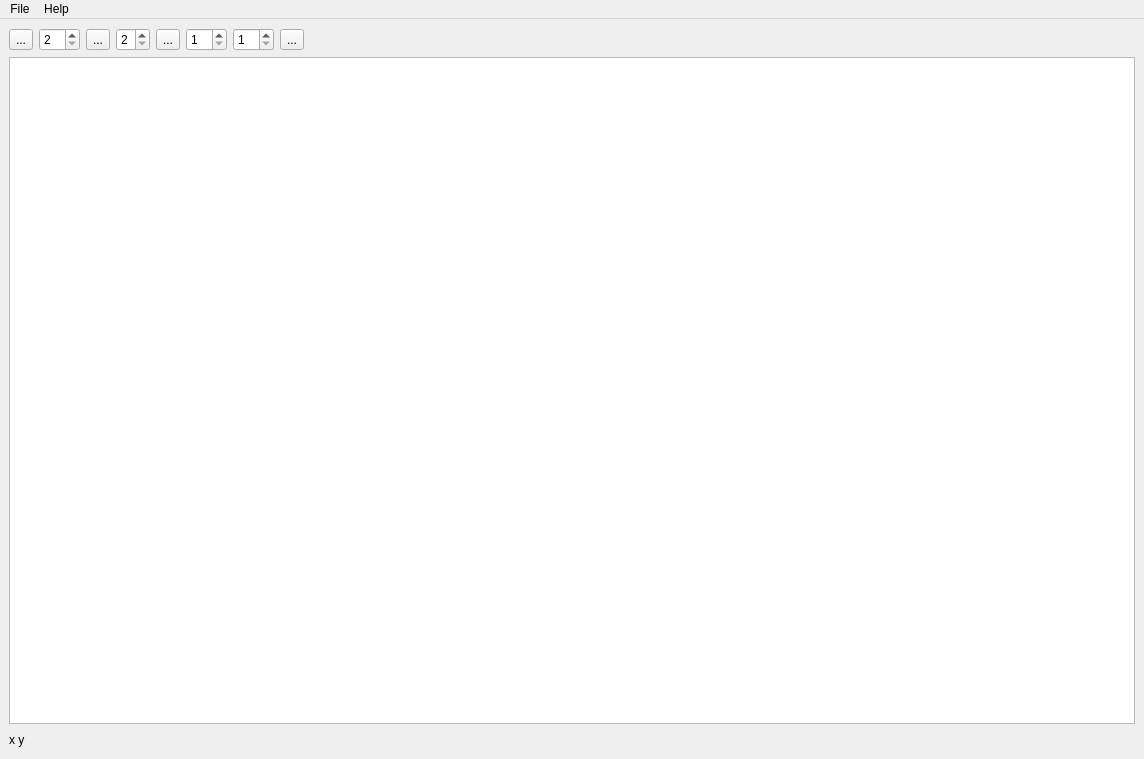
<?xml version="1.0" encoding="UTF-8"?>
<ui version="4.0">
 <class>MainWindow</class>
 <widget class="QMainWindow" name="MainWindow">
  <property name="windowModality">
   <enum>Qt::NonModal</enum>
  </property>
  <property name="geometry">
   <rect>
    <x>0</x>
    <y>0</y>
    <width>1144</width>
    <height>759</height>
   </rect>
  </property>
  <property name="windowTitle">
   <string>ETUPaint</string>
  </property>
  <property name="windowIcon">
   <iconset resource="QResource.qrc">
    <normaloff>:/resources/icon.png</normaloff>:/resources/icon.png</iconset>
  </property>
  <widget class="QWidget" name="centralwidget">
   <layout class="QGridLayout" name="gridLayout">
    <item row="1" column="0" colspan="2">
     <widget class="graphicsView" name="view"/>
    </item>
    <item row="0" column="0" colspan="2">
     <layout class="QHBoxLayout" name="horizontalLayout">
      <item>
       <widget class="QToolButton" name="lineButton">
        <property name="toolTip">
         <string>Draw a line</string>
        </property>
        <property name="statusTip">
         <string>Draw a line</string>
        </property>
        <property name="text">
         <string>...</string>
        </property>
        <property name="icon">
         <iconset resource="QResource.qrc">
          <normaloff>:/resources/paintbrush.png</normaloff>:/resources/paintbrush.png</iconset>
        </property>
       </widget>
      </item>
      <item>
       <widget class="QSpinBox" name="lineThick">
        <property name="toolTip">
         <string>Line thickness</string>
        </property>
        <property name="minimum">
         <number>2</number>
        </property>
        <property name="maximum">
         <number>20</number>
        </property>
       </widget>
      </item>
      <item>
       <widget class="QToolButton" name="triangleButton">
        <property name="toolTip">
         <string>Draw a triangle</string>
        </property>
        <property name="text">
         <string>...</string>
        </property>
        <property name="icon">
         <iconset resource="QResource.qrc">
          <normaloff>:/resources/triangleButton.png</normaloff>:/resources/triangleButton.png</iconset>
        </property>
       </widget>
      </item>
      <item>
       <widget class="QSpinBox" name="triangleThick">
        <property name="toolTip">
         <string>Lines thikness</string>
        </property>
        <property name="minimum">
         <number>2</number>
        </property>
        <property name="maximum">
         <number>5</number>
        </property>
       </widget>
      </item>
      <item>
       <widget class="QToolButton" name="collageButton">
        <property name="toolTip">
         <string>Build a collage</string>
        </property>
        <property name="text">
         <string>...</string>
        </property>
        <property name="icon">
         <iconset resource="QResource.qrc">
          <normaloff>:/resources/collage.png</normaloff>:/resources/collage.png</iconset>
        </property>
       </widget>
      </item>
      <item>
       <widget class="QSpinBox" name="mSizeCollage">
        <property name="toolTip">
         <string>Y amount</string>
        </property>
        <property name="minimum">
         <number>1</number>
        </property>
        <property name="maximum">
         <number>20</number>
        </property>
        <property name="value">
         <number>1</number>
        </property>
       </widget>
      </item>
      <item>
       <widget class="QSpinBox" name="nSizeCollage">
        <property name="toolTip">
         <string>X amount</string>
        </property>
        <property name="minimum">
         <number>1</number>
        </property>
        <property name="maximum">
         <number>20</number>
        </property>
        <property name="value">
         <number>1</number>
        </property>
       </widget>
      </item>
      <item>
       <widget class="QToolButton" name="repaintButton">
        <property name="toolTip">
         <string>Repaint the biggest rectangle</string>
        </property>
        <property name="text">
         <string>...</string>
        </property>
        <property name="icon">
         <iconset resource="QResource.qrc">
          <normaloff>:/resources/repaintRect.png</normaloff>:/resources/repaintRect.png</iconset>
        </property>
       </widget>
      </item>
      <item>
       <spacer name="horizontalSpacer">
        <property name="orientation">
         <enum>Qt::Horizontal</enum>
        </property>
        <property name="sizeHint" stdset="0">
         <size>
          <width>40</width>
          <height>20</height>
         </size>
        </property>
       </spacer>
      </item>
     </layout>
    </item>
    <item row="2" column="0">
     <widget class="QLabel" name="labelCoords">
      <property name="text">
       <string>x y</string>
      </property>
     </widget>
    </item>
    <item row="2" column="1">
     <spacer name="horizontalSpacer_2">
      <property name="orientation">
       <enum>Qt::Horizontal</enum>
      </property>
      <property name="sizeHint" stdset="0">
       <size>
        <width>40</width>
        <height>20</height>
       </size>
      </property>
     </spacer>
    </item>
   </layout>
  </widget>
  <widget class="QMenuBar" name="menubar">
   <property name="geometry">
    <rect>
     <x>0</x>
     <y>0</y>
     <width>1144</width>
     <height>22</height>
    </rect>
   </property>
   <widget class="QMenu" name="menuFile">
    <property name="title">
     <string>File</string>
    </property>
    <addaction name="actionOpen"/>
    <addaction name="actionSave_as"/>
    <addaction name="actionInfo"/>
   </widget>
   <widget class="QMenu" name="menuHelp">
    <property name="title">
     <string>Help</string>
    </property>
    <addaction name="actionAuthor"/>
    <addaction name="actionFAQ"/>
   </widget>
   <addaction name="menuFile"/>
   <addaction name="menuHelp"/>
  </widget>
  <action name="actionOpen">
   <property name="text">
    <string>Open..</string>
   </property>
   <property name="shortcut">
    <string>Ctrl+O</string>
   </property>
  </action>
  <action name="actionSave_as">
   <property name="text">
    <string>Save..</string>
   </property>
   <property name="shortcut">
    <string>Ctrl+S</string>
   </property>
  </action>
  <action name="actionInfo">
   <property name="text">
    <string>Image Properites</string>
   </property>
  </action>
  <action name="actionAuthor">
   <property name="text">
    <string>Author</string>
   </property>
  </action>
  <action name="actionFAQ">
   <property name="text">
    <string>FAQ..</string>
   </property>
   <property name="shortcut">
    <string>F1</string>
   </property>
  </action>
 </widget>
 <customwidgets>
  <customwidget>
   <class>graphicsView</class>
   <extends>QGraphicsView</extends>
   <header>inc/graphicsview.h</header>
  </customwidget>
 </customwidgets>
 <resources>
  <include location="QResource.qrc"/>
 </resources>
 <connections/>
</ui>
